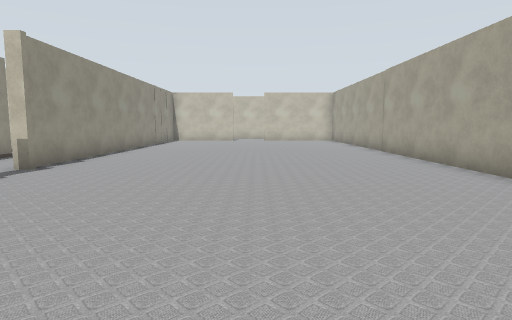
view 1 (above)

18 first-person views from a walk through a robot-simulator world made for Gazebo. The camera is 0.94 m above the floor, tilts 6° down and sees 75° across. Floor lines are 1 m apart. The floor is counted in squares, 1 m on a side. Each view is taken from the middle of a square. On the plan, view 1 faces up. The plan holds only what a view shows up to about 12 squares ahead; the rest is blank. The place goes on beyond the plan. Some surface patterns are stand-ins.

view 2
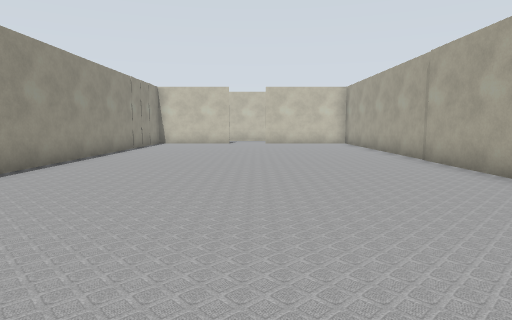

view 3
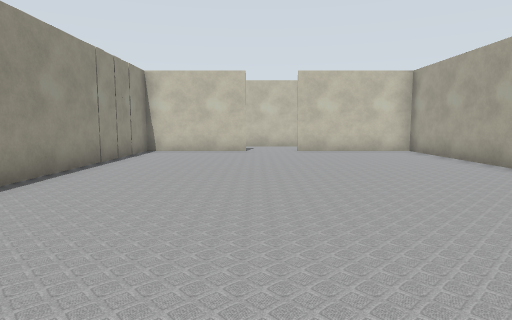

view 4
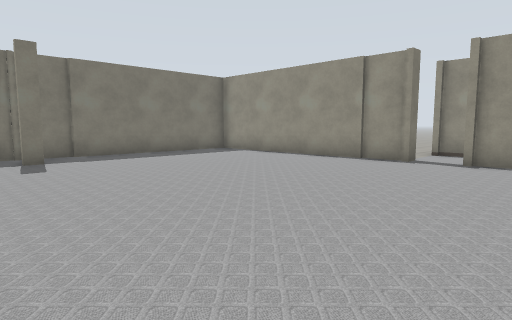

view 5
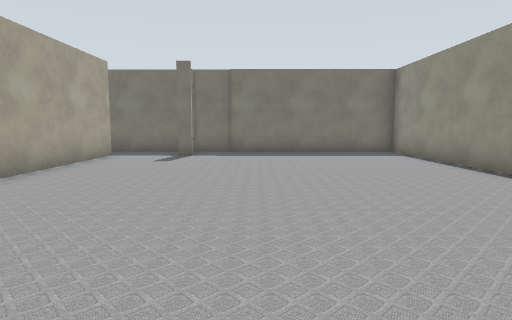

view 6
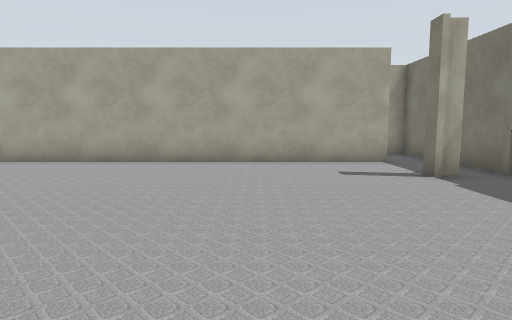

view 7
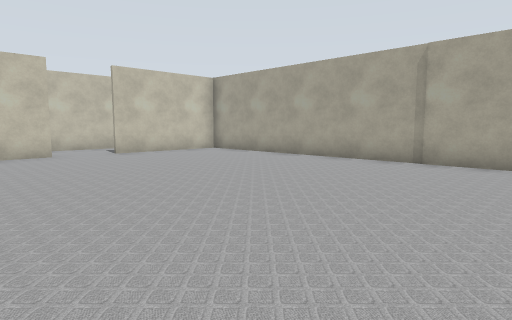

view 8
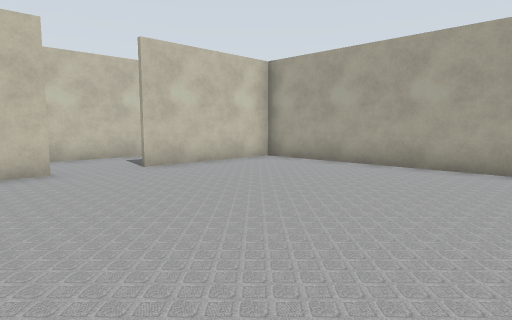

view 9
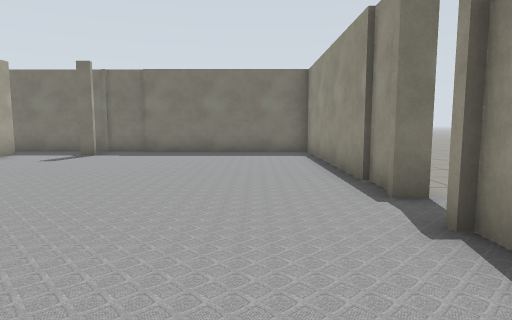

view 10
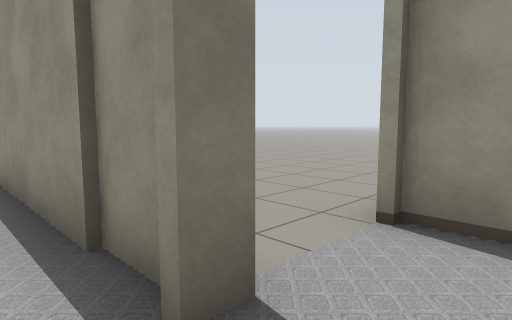

view 11
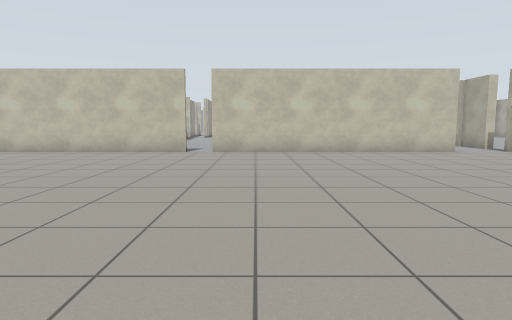

view 12
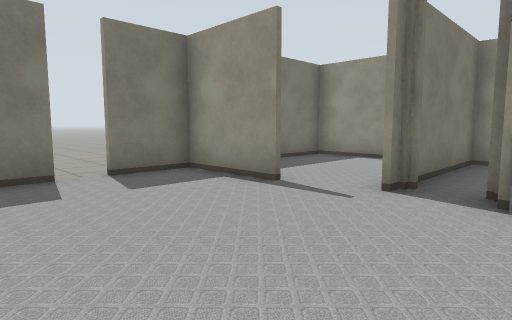

view 13
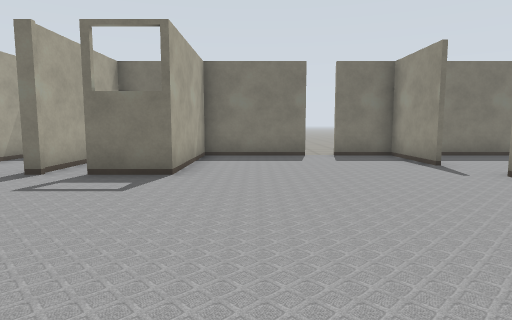

view 14
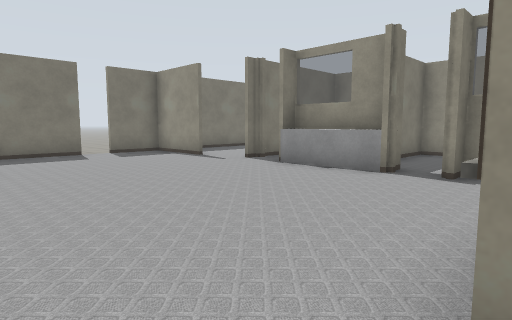

view 15
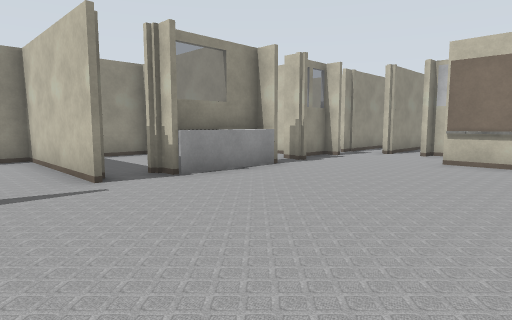

view 16
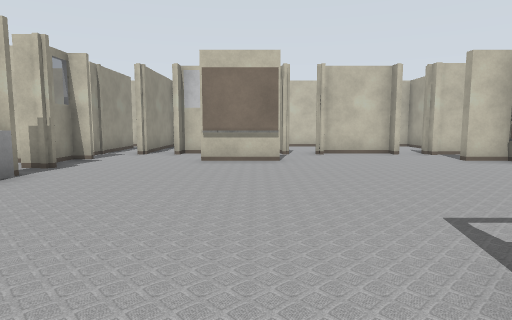

view 17
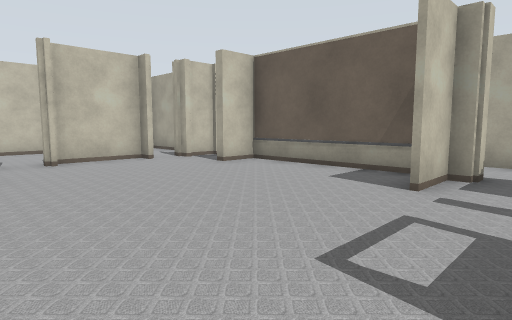

view 18
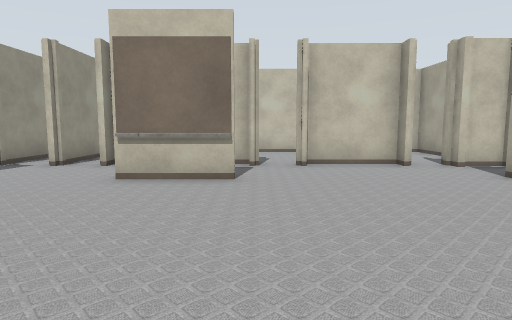

### Floor plan
Ten units are one square. View 1 is at (0, 0); x grows to the right and y downward. Boxes are objects, and circles mark ways between rooms. Rooms are numbered by the first view taken in them; rooms with no view inside come last. Other rooms are left out.
<svg viewBox="-237 -213 292 238">
<path fill="none" stroke="#000" d="M-49 -57 -49 17 44 17M19 2 24 2 24 9M22 9 22 4M45 4 45 -200 4 -200M-12 -200 -49 -200 -49 -69M-164 -56 -230 -56M-72 -56 -156 -56M-132 -167 -155 -167M-184 -141 -190 -141 -190 -110M-184 -153 -192 -153M-192 -142 -184 -142 -184 -113M-98 -97 -95 -97M-185 -99 -195 -99M-182 -84 -182 -57 -164 -57M-158 -190 -164 -190M-190 -171 -190 -154 -184 -154M-74 -124 -74 -167 -85 -167 -85 -171M-176 -195 -176 -185M-96 -190 -119 -190M-156 -57 -124 -57 -124 -97 -108 -97M-190 -208 -190 -182M-195 -99 -232 -99 -232 -57 -196 -57M-190 -131 -212 -131M-232 -129 -232 -99M-232 -101 -186 -101"/>
<circle cx="-160" cy="-60" r="3" fill="#2a7"/>
<circle cx="-190" cy="-90" r="3" fill="#2a7"/>
<circle cx="-190" cy="-110" r="3" fill="#2a7"/>
<text x="0" y="-90">1</text>
<text x="-130" y="20">2</text>
<text x="-140" y="-130">3</text>
<text x="-210" y="-80">4</text>
<text x="-210" y="-120">5</text>
</svg>
Room 2 opens to room 3. Room 3 opens to room 4. Room 3 opens to room 5.

Where each view was taken, in squares from view 1:
view 1: 0 up, 0 right, facing up
view 2: 3 up, 0 right, facing up
view 3: 8 up, 1 left, facing up
view 4: 9 up, 4 right, facing down-left
view 5: 10 up, 0 right, facing down
view 6: 3 up, 4 left, facing right
view 7: 9 up, 4 left, facing up-right
view 8: 13 up, 3 left, facing up-right
view 9: 10 up, 3 left, facing down
view 10: 7 up, 4 left, facing down-left
view 11: 6 down, 14 left, facing up
view 12: 12 up, 14 left, facing down-left
view 13: 16 up, 14 left, facing down
view 14: 17 up, 12 left, facing down-left
view 15: 8 up, 13 left, facing up-left
view 16: 8 up, 14 left, facing up
view 17: 10 up, 14 left, facing up-right
view 18: 11 up, 13 left, facing up
